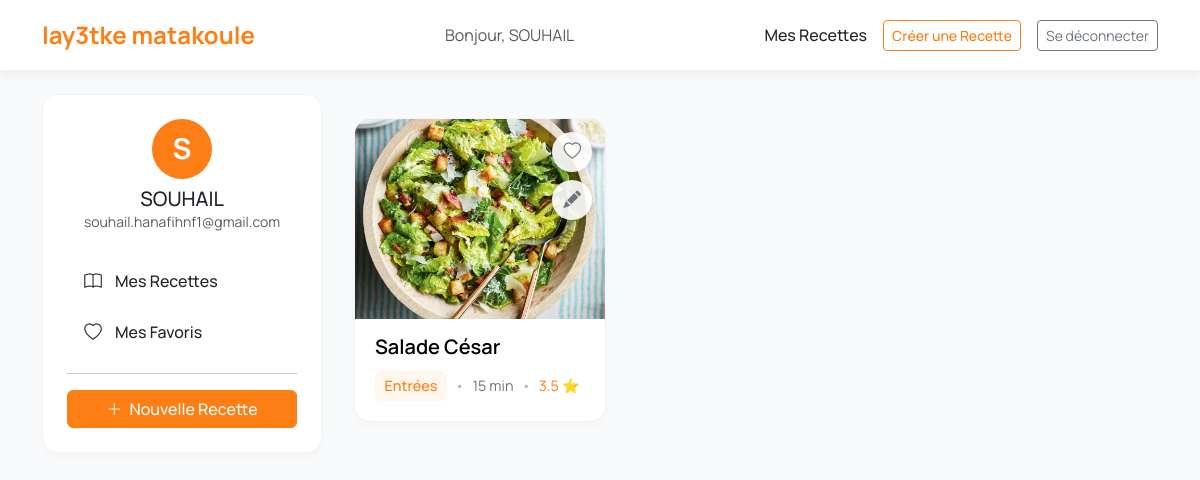
/my-recipes/ (signed in), run on the app's committed database.
### recettes/models.py (models this page shows, shortened)
class Recipe(models.Model):
    title = models.CharField(max_length=200)
    description = models.TextField()
    instructions = models.TextField(default='', blank=True)
    preparation_time = models.PositiveIntegerField(default=0)
    category = models.ForeignKey(Category, on_delete=models.CASCADE)
    ingredients = models.ManyToManyField(Ingredient)  # SIMPLE SANS through
    author = models.ForeignKey(User, on_delete=models.CASCADE)
    rating = models.FloatField(default=0)
    created_at = models.DateTimeField(auto_now_add=True)
    image = models.ImageField(upload_to='recipes/', blank=True, null=True)
    favorited_by = models.ManyToManyField(User,related_name='favorite_recipes',blank=True)

class Category(models.Model):
    name = models.CharField(max_length=100)

### recettes/views.py (the view)
# urls.py: path('my-recipes/', views.my_recipes, name='my_recipes'),
@login_required
def my_recipes(request):
    recipes = Recipe.objects.filter(author=request.user)
    context = {
        'recipes': recipes
    }
    return render(request, 'my_recipes.html', context)

### templates/my_recipes.html (shortened to what this page needs)
{% extends 'base.html' %}
{% load static %}
{% block content %}
<div class="my-recipes-layout">
    <aside class="sidebar-nav-wrapper">
        <a href="{% url 'accounts:edit_profile' %}" class="text-center mb-4 d-block text-decoration-none sidebar-profile-link">
            <div class="mx-auto mb-2 sidebar-avatar">
                {{ user.username|first|upper }}
            </div>
            <h5 class="card-title mb-0 text-dark">{{ user.username }}</h5>
            {% if user.email %}
                <p class="card-text text-muted small">{{ user.email }}</p>
            {% endif %}
        </a>
        <div class="sidebar-nav">
            <div class="nav flex-column nav-pills" role="tablist" aria-orientation="vertical">
                <a href="{% url 'accounts:my_recipes' %}" class="nav-link {% if view_mode == 'recipes' %}active{% endif %}" role="tab">
                    <i class="bi bi-book"></i>
                    <span>Mes Recettes</span>
                </a>
                <a href="{% url 'accounts:my_favorites' %}" class="nav-link {% if view_mode == 'favorites' %}active{% endif %}" role="tab">
                    <i class="bi bi-heart"></i>
                    <span>Mes Favoris</span>
                </a>
                <hr class="my-3">
                <a href="{% url 'create_recipe' %}" class="btn btn-orange w-100">
                    <i class="bi bi-plus-lg me-1"></i> Nouvelle Recette
                </a>
            </div>
        </div>
    </aside>
    <main class="recipe-content-wrapper">
        {% if recipes %}
            <div class="row">
                {% for recipe in recipes %}
                    <div class="col-lg-6 col-xl-4 mb-4">
                        <div class="card recipe-card h-100">
                            <div class="recipe-card-img-wrapper">
                                {% if recipe.image %}
                                    <img src="{{ recipe.image.url }}" class="recipe-card-img" alt="{{ recipe.title }}">
                                {% else %}
                                    <div class="recipe-card-img bg-secondary d-flex align-items-center justify-content-center">
                                        <span>🍳 Pas d'image</span>
                                    </div>
                                {% endif %}
                                {% if user.is_authenticated %}
                                    <button class="card-action-btn favorite-btn {% if user in recipe.favorited_by.all %}favorited{% endif %}"
                                            data-recipe-id="{{ recipe.id }}"
                                            title="Ajouter aux favoris">
                                        <i class="bi bi-heart"></i>
                                    </button>
                                {% endif %}
                                <a href="{% url 'edit_recipe' recipe.id %}" class="card-action-btn edit-btn"
                                   title="Modifier la recette">
                                    <i class="bi bi-pencil-fill"></i>
                                </a>
                            </div>
                            <div class="card-body">
                                <h5 class="card-title">
                                    <a href="{% url 'recipe_detail' recipe.id %}" class="stretched-link text-decoration-none" style="color: black">
                                        {{ recipe.title }}
                                    </a>
                                </h5>
                                <div class="recipe-meta-text">
                                    <span class="category-tag">{{ recipe.category.name }}</span>
                                    <span class="dot-separator">•</span>
                                    <span>{{ recipe.preparation_time }} min</span>
                                    <span class="dot-separator">•</span>
                                    <span class="rating-stars">
                                        {{ recipe.rating|floatformat:1 }} ⭐
                                    </span>
                                </div>
                            </div>
                        </div>
                    </div>
                {% endfor %}
            </div>
        {% endif %}
    </main>
</div>
{% endblock %}

### templates/base.html (shortened to what this page needs)
{% load static %}
<!DOCTYPE html>
<html lang="fr">
<head>
    <link href="https://cdn.jsdelivr.net/npm/bootstrap@5.3.3/dist/css/bootstrap.min.css" rel="stylesheet">
    <link href="https://cdn.jsdelivr.net/npm/bootstrap-icons@1.10.5/font/bootstrap-icons.css" rel="stylesheet">
</head>
<body class="bg-light">
<nav class="navbar navbar-expand-lg navbar-custom">
  <div class="container-xl">
    <a class="navbar-brand" href="/">lay3tke matakoule</a>
 {% if user.is_authenticated %}
    <span class="navbar-text me-3">Bonjour, {{ user.username }}</span>
   <div class="d-flex align-items-center">
    <a href="{% url 'accounts:my_recipes' %}" class="nav-link me-3">Mes Recettes</a>
    <a href="{% url 'create_recipe' %}" class="btn btn-outline-orange btn-sm me-3">Créer une Recette</a>
    <a href="{% url 'accounts:logout' %}" class="btn btn-outline-secondary btn-sm">Se déconnecter</a>
  {% else %}
    <a href="{% url 'accounts:login' %}" class="btn btn-outline-secondary ms-auto me-2">Connexion</a>
    <a href="{% url 'accounts:register' %}" class="btn btn-orange">Créer un compte</a>
  {% endif %}
</div>
  </div>
</nav>
<div class="container-xl mt-4">
  {% block content %}{% endblock %}
</div>
</body>
</html>

### templates/base.html (style rules this page uses)
body, .btn, .form-control, .form-select, .card-title, .nav-link, .navbar-brand, .dropdown-item { font-family: 'Manrope', sans-serif; }
.navbar-custom { background-color: #ffffff; box-shadow: 0 4px 12px rgba(0,0,0,0.05); padding-top: 0.75rem; padding-bottom: 0.75rem; }
.navbar-custom .navbar-brand { color: #fd7e14; font-weight: 700; font-size: 1.5rem; }
.navbar-custom .nav-link { color: #212529; font-weight: 500; }
.btn-orange { background-color: #fd7e14; border-color: #fd7e14; color: #ffffff; font-weight: 500; }
.btn-outline-orange { color: #fd7e14; border-color: #fd7e14; font-weight: 500; }

### templates/my_recipes.html (style rules this page uses)
.recipe-card { border-radius: 1rem; overflow: hidden; border: 1px solid #f3f4f6; box-shadow: 0 4px 6px rgba(0,0,0,0.02); transition: box-shadow 0.3s ease-in-out; background-color: #ffffff; }
.recipe-card-img-wrapper { height: 200px; overflow: hidden; position: relative; background-color: #e9ecef; }
.recipe-card-img { width: 100%; height: 100%; object-fit: cover; transition: transform 0.3s ease-in-out; }
.card-action-btn { position: absolute; right: 0.8rem; background-color: rgba(255, 255, 255, 0.9); border-radius: 50%; width: 40px; height: 40px; display: flex; align-items: center; justify-content: center; padding: 0; border: none; box-shadow: 0 2px 6px rgba(0,0,0,0.1); transition: transform 0.2s ease-in-out; cursor: pointer; z-index: 10; }
.card-action-btn i { font-size: 1.1rem; color: #6c757d; line-height: 1; transition: color 0.2s ease-in-out; }
.favorite-btn { top: 0.8rem; }
.edit-btn { top: 3.8rem; }
.favorite-btn .bi-heart { display: block; }
.recipe-card .card-body { padding: 1rem 1.25rem 1.25rem; }
.recipe-card .card-title { font-size: 1.25rem; font-weight: 600; margin-bottom: 0.75rem; color: #212529; text-decoration: none; }
.recipe-meta-text { display: flex; flex-wrap: wrap; align-items: center; gap: 0.25rem 0.5rem; font-size: 0.9rem; color: #6c757d; }
.recipe-meta-text .category-tag { color: #fd7e14; font-weight: 500; background-color: #fff7ed; padding: 0.25rem 0.6rem; border-radius: 6px; }
.recipe-meta-text .rating-stars { color: #fd7e14; }
.recipe-meta-text .dot-separator { color: #adb5bd; }
.my-recipes-layout { display: grid; grid-template-columns: 280px 1fr; gap: 2rem; }
.sidebar-nav-wrapper { position: sticky; top: 1.5rem; align-self: start; background-color: #ffffff; border-radius: 1rem; border: 1px solid #f3f4f6; box-shadow: 0 4px 6px rgba(0,0,0,0.02); padding: 1.5rem; }
.sidebar-avatar { width: 60px; height: 60px; border-radius: 50%; background-color: #fd7e14; color: white; display: flex; align-items: center; justify-content: center; font-size: 1.8rem; font-weight: bold; }
.sidebar-profile-link { position: relative; display: block; }
.sidebar-nav .nav-link { padding: 0.75rem 1rem; display: flex; align-items: center; font-size: 1rem; font-weight: 500; border-radius: 0.75rem; color: #212529; }
.sidebar-nav .nav-link i { font-size: 1.1rem; margin-right: 0.75rem; width: 20px; text-align: center; }

### data on the page
Recipe: image (picture), title "Salade César", category.name "Entrées", preparation_time "15", rating "3.5"

### other printed values
{{ user.username }} "SOUHAIL"
{{ user.username|first|upper }} "S"
{{ user.email }} "souhail.hanafihnf1@gmail.com"
